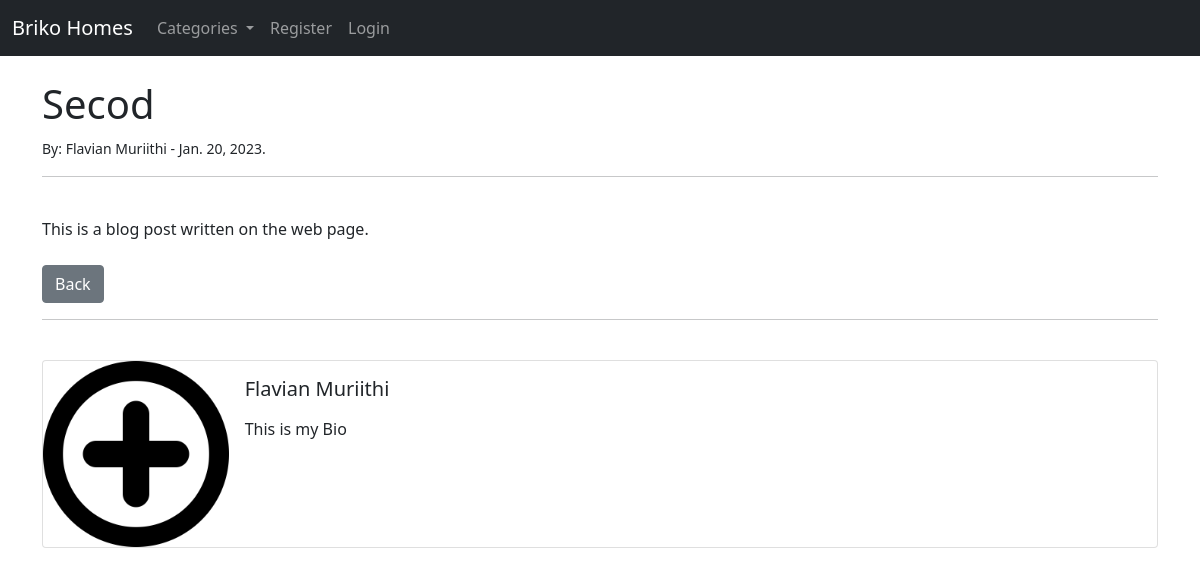
Page /article/3 on the committed database.
### brikoblog/models.py (models this page shows, shortened)
class Post(models.Model):
    title = models.CharField(max_length=255)
    header_image = models.ImageField(null=True, blank=True, upload_to='images/')
    title_tag = models.CharField(max_length=255)
    author = models.ForeignKey(User, on_delete= models.CASCADE)
    body = RichTextField(blank=True, null=True)
    post_date = models.DateField(auto_now_add=True)
    category = models.CharField(max_length=255, default='uncategorized')
    snippet = models.CharField(max_length=255)
    likes = models.ManyToManyField(User, related_name='blog_post')

class Profile(models.Model):
    user = models.OneToOneField(User, null=True, on_delete=models.CASCADE)
    bio = models.TextField()
    profile_pic = models.ImageField(null=True, blank=True, upload_to='profile/')
    website_url = models.CharField(max_length=255, null=True, blank=True)
    facebook_url = models.CharField(max_length=255, null=True, blank=True)
    twitter_url = models.CharField(max_length=255, null=True, blank=True)
    pinterest_url = models.CharField(max_length=255, null=True, blank=True)
    instagram_url = models.CharField(max_length=255, null=True, blank=True)

### brikoblog/views.py (the view)
# urls.py: path('article/<int:pk>', ArticleDetailview.as_view(), name='article-detail'),
class ArticleDetailview(DetailView):
    model = Post
    template_name = 'article_detail.html'
    def get_context_data(self, *args, **kwags):
        cat_menu = Category.objects.all()
        context = super(ArticleDetailview, self).get_context_data(*args, **kwags)
        context['cat_menu'] = cat_menu
        return context

### brikoblog/models.py (called while the page is built)
    def __str__(self):
        return self.name

### brikoblog/templates/article_detail.html (shortened to what this page needs)
{% extends 'base.html'%}
{% block content%}
<h1>{{ post.title}}</h1>
<small>By:
    {{ post.author.first_name}}
    {{post.author.last_name}} -
    {{ post.post_date }}.
</small>
<hr>
<br>
{{post.body | safe}}
<br><br>
<a href="{% url 'home' %}" class="btn btn-secondary">Back</a>
<hr>
<br>
<div class="card mb-3">
    <div class="row g-0">
      <div class="col-md-2">
            <img src="{{ post.author.profile.profile_pic.url }}" class="img-fluid rounded-start" alt="...">
      </div>
      <div class="col-md-10">
        <div class="card-body">
            <h5 class="card-title">
                {{post.author.first_name}}
                {{post.author.last_name}}
            </h5>
            <p class="card-text">{{ post.author.profile.bio }}</p>
        </div>
      </div>
    </div>
  </div>
{% endblock %}

### rows in the picture
Post: title "Secod", author.first_name "Flavian", author.last_name "Muriithi", post_date "Jan. 20, 2023", body "This is a blog post written on the web page.", author.profile.profile_pic (picture), author.profile.bio "This is my Bio"
